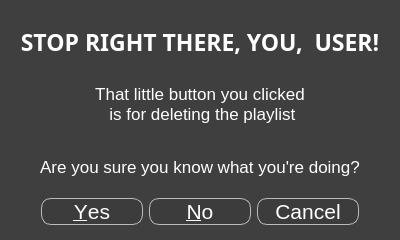
<?xml version="1.0" encoding="UTF-8"?>
<ui version="4.0">
 <class>dialog_delete</class>
 <widget class="QDialog" name="dialog_delete">
  <property name="geometry">
   <rect>
    <x>0</x>
    <y>0</y>
    <width>400</width>
    <height>240</height>
   </rect>
  </property>
  <property name="minimumSize">
   <size>
    <width>400</width>
    <height>240</height>
   </size>
  </property>
  <property name="maximumSize">
   <size>
    <width>400</width>
    <height>240</height>
   </size>
  </property>
  <property name="font">
   <font>
    <family>Century Gothic</family>
   </font>
  </property>
  <property name="windowTitle">
   <string>Dialog</string>
  </property>
  <property name="styleSheet">
   <string notr="true">color: rgb(255, 255, 255);
selection-background-color: rgb(188, 188, 188);
selection-color: rgb(0, 0, 0);
border-color: rgb(15, 15, 15);
background-color: rgb(63, 63, 63);
alternate-background-color: rgb(188, 188, 188);</string>
  </property>
  <layout class="QVBoxLayout" name="verticalLayout">
   <property name="spacing">
    <number>0</number>
   </property>
   <property name="leftMargin">
    <number>0</number>
   </property>
   <property name="topMargin">
    <number>10</number>
   </property>
   <property name="rightMargin">
    <number>0</number>
   </property>
   <property name="bottomMargin">
    <number>15</number>
   </property>
   <item>
    <widget class="QLabel" name="label">
     <property name="minimumSize">
      <size>
       <width>0</width>
       <height>0</height>
      </size>
     </property>
     <property name="maximumSize">
      <size>
       <width>16777215</width>
       <height>16777215</height>
      </size>
     </property>
     <property name="font">
      <font>
       <family>Century Gothic</family>
       <pointsize>17</pointsize>
       <weight>75</weight>
       <bold>true</bold>
      </font>
     </property>
     <property name="text">
      <string>STOP RIGHT THERE, YOU,  USER!</string>
     </property>
     <property name="alignment">
      <set>Qt::AlignCenter</set>
     </property>
    </widget>
   </item>
   <item>
    <widget class="QLabel" name="label_2">
     <property name="font">
      <font>
       <pointsize>13</pointsize>
      </font>
     </property>
     <property name="text">
      <string>That little button you clicked
 is for deleting the playlist</string>
     </property>
     <property name="alignment">
      <set>Qt::AlignCenter</set>
     </property>
    </widget>
   </item>
   <item>
    <widget class="QLabel" name="label_3">
     <property name="font">
      <font>
       <pointsize>13</pointsize>
      </font>
     </property>
     <property name="text">
      <string>Are you sure you know what you're doing?</string>
     </property>
     <property name="alignment">
      <set>Qt::AlignCenter</set>
     </property>
    </widget>
   </item>
   <item>
    <widget class="QDialogButtonBox" name="buttonBox">
     <property name="maximumSize">
      <size>
       <width>16777215</width>
       <height>16777215</height>
      </size>
     </property>
     <property name="styleSheet">
      <string notr="true">QPushButton {
	background-color: rgb(60, 60, 60);
    border: 1px solid rgb(188, 188, 188);
	border-radius: 10%;
	font-size: 16pt;
	width: 100px;
}
QPushButton:hover{
	background-color: rgb(188, 188, 188);
	color: rgb(0, 0, 0);
}</string>
     </property>
     <property name="orientation">
      <enum>Qt::Horizontal</enum>
     </property>
     <property name="standardButtons">
      <set>QDialogButtonBox::Cancel|QDialogButtonBox::No|QDialogButtonBox::Yes</set>
     </property>
     <property name="centerButtons">
      <bool>true</bool>
     </property>
    </widget>
   </item>
  </layout>
 </widget>
 <resources/>
 <connections>
  <connection>
   <sender>buttonBox</sender>
   <signal>accepted()</signal>
   <receiver>dialog_delete</receiver>
   <slot>accept()</slot>
   <hints>
    <hint type="sourcelabel">
     <x>248</x>
     <y>254</y>
    </hint>
    <hint type="destinationlabel">
     <x>157</x>
     <y>274</y>
    </hint>
   </hints>
  </connection>
  <connection>
   <sender>buttonBox</sender>
   <signal>rejected()</signal>
   <receiver>dialog_delete</receiver>
   <slot>reject()</slot>
   <hints>
    <hint type="sourcelabel">
     <x>316</x>
     <y>260</y>
    </hint>
    <hint type="destinationlabel">
     <x>286</x>
     <y>274</y>
    </hint>
   </hints>
  </connection>
 </connections>
</ui>
